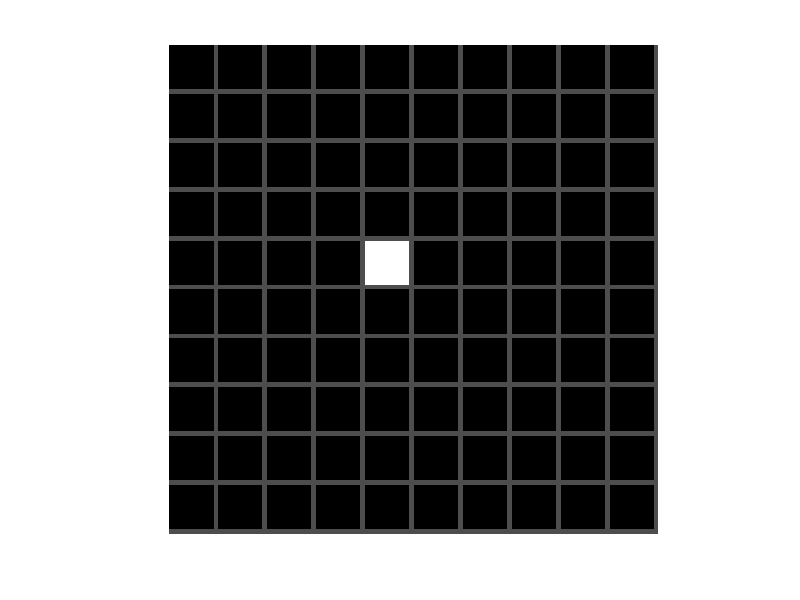

Write MATLAB code to recreate this figure.
t = 1; % número de matriz de geradas
for j = 1:t  % laço principal
   m = zeros(10); % inicialização da matriz de zeros
   aux = zeros(10);
   navios = randi([1 10]); % sorteio da quantidade de navios
   for i = 1:navios % laço secundário, responsável por escrever cada navio.
     tipo = randi([1 2]); % sorteio do tipo. 1 para navio com tamanho 2 e 3 para tamanho 3.
     orientacao = randi([1 2]); % sorteio da horientação, 1 para vertical e 2 para horizontal
         if(orientacao == 1) % filtro para o tipo 1
             x = randi([1 8]); % sorteio da linha. Até 8 para utrapassar os limites da matriz
             y = randi([1 10]); % sorteio da coluna
             while(m(x,y) ~= 0) % laço para atualizar a posição caso esteja ocupada
               x = randi([1 8]); % nova linha 
               y = randi([1 10]); % nova coluna
             end
            if((tipo == 1) && (m(x+1, y) == 0)) % verificação das disponibilidade da posição vizinha, já que o tipo tem 1 tamanho dois e a primeira posição já foi checada
            m(x, y) = 1; % atribuição para primeira posição
            m(x+1, y) = 1; % atribuição para segunda posição 
            aux(x,y) = 1;
            aux(x+1,y) = 2;
           elseif((tipo == 2) && (m(x+2, y) == 0) && (m(x+1, y) == 0)) % verificação das disponibilidade das posições vizinhas para o tipo dois, já que o tipo tem 2 tamanho 3, a duas posições seguintes devem ser checadas
            m(x, y) = 1; % atribuição para primeira posição
            m(x+1, y) = 1; % atribuição para segunda posição
            m(x+2, y) = 1; % atribuição para segunda posição
            aux(x,y) = 1;
            aux(x+1,y) = 2;
            aux(x+2,y) = 3;
           end
         else  
             x = randi([1 10]); %tipo 2. sorteio linha
             y = randi([1 8]); % sorteio coluna.
             while(m(x,y) ~= 0) % atualização da posição, analoga a anterior
               x = randi([1 10]);
               y = randi([1 8]); 
             end
            if((tipo == 1) && (m(x, y+1) == 0)) % checagem e atribuição, analoga a anterior, só que agora nas coluna
            m(x, y) = 1;
            m(x, y+1) = 1;
            aux(x, y) = 5;
            aux(x, y+1) = 6;
           elseif((tipo == 2) && (m(x, y+2) == 0) && (m(x, y+1) == 0)) % checagem e atribuição, analoga a anterior, só que agora nas coluna
            m(x, y) = 1;
            m(x, y+1) = 1;
            m(x, y+2) = 1;
            aux(x, y) = 5;
            aux(x, y+1) = 6;
            aux(x, y+2) = 7;
           end
         end
   end
end
ocupados = zeros(10);
img = zeros(100,100); % fundo preto
for(i = 1 : 10) % grade cinza
img(10*i:10*i, : ) = 0.3;
img(:,10*i:10*i) = 0.3;
end
imshow(img); % lembre-se de apagar, somente um teste
jogadas = 3; % numero de jogadas permitadas, defina quantas quiser
m
for(i = 1 : jogadas)
    l = input('informe a linha desejada:');
    c = input('informe a coluna desejada:');
    ocupados(l,c) = 1;
    if(m(l,c)==0)
      img((l-1)*10+1:(l-1)*10+9,(c-1)*10+1:(c-1)*10+9) = 1;
    else
      img((l-1)*10+1:(l-1)*10+9,(c-1)*10+1:(c-1)*10+9) = 0.7;
      if(aux(l,c)== 1 && ocupados(l+1,c)==1)
          if(ocupados(l+2,c) && aux(l+2,c)==  3)
              img((l-1)*10+1:(l-1)*10+9,(c-1)*10+1:(c-1)*10+9) = 0.9;
              img(l*10+1:l*10+9,(c-1)*10+1:(c-1)*10+9) = 0.9;
              img((l+1)*10+1:(l+1)*10+9,(c-1)*10+1:(c-1)*10+9) = 0.9;
          else
              img((l-1)*10+1:(l-1)*10+9,(c-1)*10+1:(c-1)*10+9) = 0.9;
              img(l*10+1:l*10+9,(c-1)*10+1:(c-1)*10+9) = 0.9;
          end
      elseif(aux(l,c) == 2 && ocupados(l-1,c) == 1)
          if(ocupados(l+1,c) && aux(l+1,c) ==  3)
              img((l-2)*10+1:(l-2)*10+9,(c-1)*10+1:(c-1)*10+9) = 0.9;
              img((l-1)*10+1:(l-1)*10+9,(c-1)*10+1:(c-1)*10+9) = 0.9;
              img(l*10+1:l*10+9,(c-1)*10+1:(c-1)*10+9) = 0.9;
          elseif(aux(l+1,c) ~=  3)
              img((l-2)*10+1:(l-2)*10+9,(c-1)*10+1:(c-1)*10+9) = 0.9;
              img((l-1)*10+1:(l-1)*10+9,(c-1)*10+1:(c-1)*10+9) = 0.9;
          end
      elseif(aux(l,c) == 3 && ocupados(l-1,c) == 1 && ocupados(l-2,c) == 1)
          img((l-3)*10+1:(l-3)*10+9,(c-1)*10+1:(c-1)*10+9) = 0.9;
          img((l-2)*10+1:(l-2)*10+9,(c-1)*10+1:(c-1)*10+9) = 0.9;
          img((l-1)*10+1:(l-1)*10+9,(c-1)*10+1:(c-1)*10+9) = 0.9;
      elseif(aux(l,c) == 7 && ocupados(l,c-1) == 1 && ocupados(l,c-2) == 1)
          img((l-1)*10+1:(l-1)*10+9,(c-1)*10+1:(c-1)*10+9) = 0.9;
          img((l-1)*10+1:(l-1)*10+9,(c-2)*10+1:(c-2)*10+9) = 0.9;
          img((l-1)*10+1:(l-1)*10+9,(c-3)*10+1:(c-3)*10+9) = 0.9;
      elseif(aux(l,c) == 5 && ocupados(l-1,c) == 1)
          if(ocupados(l+1,c) && aux(l+1,c) == 7)
              img((l-1)*10+1:(l-1)*10+9, c*10+1:c*10+9) = 0.9;
              img((l-1)*10+1:(l-1)*10+9,(c-1)*10+1:(c-1)*10+9) = 0.9;
              img((l-1)*10+1:(l-1)*10+9,(c-2)*10+1:(c-2)*10+9) = 0.9;
          elseif(aux(l+1,c) ~=  7)
              img((l-1)*10+1:(l-1)*10+9, c*10+1:c*10+9) = 0.9;
              img((l-1)*10+1:(l-1)*10+9,(c-1)*10+1:(c-1)*10+9) = 0.9;
          end
      end
    end
    aux
    imshow(img);
end